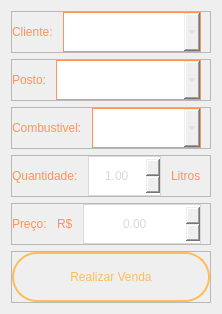
            <widget class="QWidget" name="pg_vendas">
             <layout class="QVBoxLayout" name="verticalLayout_12">
              <item>
               <widget class="QFrame" name="campoCliente_2">
                <property name="frameShape">
                 <enum>QFrame::StyledPanel</enum>
                </property>
                <property name="frameShadow">
                 <enum>QFrame::Raised</enum>
                </property>
                <layout class="QHBoxLayout" name="horizontalLayout_15">
                 <property name="spacing">
                  <number>10</number>
                 </property>
                 <property name="leftMargin">
                  <number>0</number>
                 </property>
                 <property name="topMargin">
                  <number>0</number>
                 </property>
                 <property name="rightMargin">
                  <number>9</number>
                 </property>
                 <property name="bottomMargin">
                  <number>0</number>
                 </property>
                 <item>
                  <widget class="QLabel" name="clienteTitulo_2">
                   <property name="styleSheet">
                    <string notr="true">QLabel{
	color:#FF915D;
	font: 16pt &quot;Gilroy-SemiBold&quot;;
}</string>
                   </property>
                   <property name="text">
                    <string>Cliente:</string>
                   </property>
                  </widget>
                 </item>
                 <item>
                  <widget class="QComboBox" name="comboBoxCliente">
                   <property name="sizePolicy">
                    <sizepolicy hsizetype="Expanding" vsizetype="Fixed">
                     <horstretch>0</horstretch>
                     <verstretch>0</verstretch>
                    </sizepolicy>
                   </property>
                   <property name="minimumSize">
                    <size>
                     <width>0</width>
                     <height>40</height>
                    </size>
                   </property>
                   <property name="styleSheet">
                    <string notr="true">font: 12pt &quot;Gilroy-Medium&quot;;
border: 1px solid #FF915D;
color: #D9D9D9;</string>
                   </property>
                  </widget>
                 </item>
                </layout>
               </widget>
              </item>
              <item>
               <widget class="QFrame" name="campoPosto">
                <property name="frameShape">
                 <enum>QFrame::StyledPanel</enum>
                </property>
                <property name="frameShadow">
                 <enum>QFrame::Raised</enum>
                </property>
                <layout class="QHBoxLayout" name="horizontalLayout_16">
                 <property name="spacing">
                  <number>10</number>
                 </property>
                 <property name="leftMargin">
                  <number>0</number>
                 </property>
                 <property name="topMargin">
                  <number>0</number>
                 </property>
                 <property name="bottomMargin">
                  <number>0</number>
                 </property>
                 <item>
                  <widget class="QLabel" name="postoTitulo">
                   <property name="styleSheet">
                    <string notr="true">QLabel{
	color:#FF915D;
	font: 16pt &quot;Gilroy-SemiBold&quot;;
}</string>
                   </property>
                   <property name="text">
                    <string>Posto:</string>
                   </property>
                  </widget>
                 </item>
                 <item>
                  <widget class="QComboBox" name="comboBoxPosto">
                   <property name="sizePolicy">
                    <sizepolicy hsizetype="Expanding" vsizetype="Fixed">
                     <horstretch>0</horstretch>
                     <verstretch>0</verstretch>
                    </sizepolicy>
                   </property>
                   <property name="minimumSize">
                    <size>
                     <width>0</width>
                     <height>40</height>
                    </size>
                   </property>
                   <property name="styleSheet">
                    <string notr="true">font: 12pt &quot;Gilroy-Medium&quot;;
border: 1px solid #FF915D;
color: #D9D9D9;</string>
                   </property>
                  </widget>
                 </item>
                </layout>
               </widget>
              </item>
              <item>
               <widget class="QFrame" name="campoCombustivel_2">
                <property name="frameShape">
                 <enum>QFrame::StyledPanel</enum>
                </property>
                <property name="frameShadow">
                 <enum>QFrame::Raised</enum>
                </property>
                <layout class="QHBoxLayout" name="horizontalLayout_17">
                 <property name="spacing">
                  <number>10</number>
                 </property>
                 <property name="leftMargin">
                  <number>0</number>
                 </property>
                 <property name="topMargin">
                  <number>0</number>
                 </property>
                 <property name="bottomMargin">
                  <number>0</number>
                 </property>
                 <item>
                  <widget class="QLabel" name="combustivelTitulo_2">
                   <property name="styleSheet">
                    <string notr="true">QLabel{
	color:#FF915D;
	font: 16pt &quot;Gilroy-SemiBold&quot;;
}</string>
                   </property>
                   <property name="text">
                    <string>Combustivel:</string>
                   </property>
                  </widget>
                 </item>
                 <item>
                  <widget class="QComboBox" name="comboBoxCombustivel_2">
                   <property name="sizePolicy">
                    <sizepolicy hsizetype="Expanding" vsizetype="Fixed">
                     <horstretch>0</horstretch>
                     <verstretch>0</verstretch>
                    </sizepolicy>
                   </property>
                   <property name="minimumSize">
                    <size>
                     <width>0</width>
                     <height>40</height>
                    </size>
                   </property>
                   <property name="styleSheet">
                    <string notr="true">font: 12pt &quot;Gilroy-Medium&quot;;
border: 1px solid #FF915D;
color: #D9D9D9;</string>
                   </property>
                  </widget>
                 </item>
                </layout>
               </widget>
              </item>
              <item>
               <widget class="QFrame" name="campoQuantidade_2">
                <property name="frameShape">
                 <enum>QFrame::StyledPanel</enum>
                </property>
                <property name="frameShadow">
                 <enum>QFrame::Raised</enum>
                </property>
                <layout class="QHBoxLayout" name="horizontalLayout_18">
                 <property name="spacing">
                  <number>10</number>
                 </property>
                 <property name="leftMargin">
                  <number>0</number>
                 </property>
                 <property name="topMargin">
                  <number>0</number>
                 </property>
                 <property name="bottomMargin">
                  <number>0</number>
                 </property>
                 <item>
                  <widget class="QLabel" name="quantidadeTitulo_2">
                   <property name="styleSheet">
                    <string notr="true">QLabel{
	color:#FF915D;
	font: 16pt &quot;Gilroy-SemiBold&quot;;
}</string>
                   </property>
                   <property name="text">
                    <string>Quantidade:</string>
                   </property>
                  </widget>
                 </item>
                 <item>
                  <widget class="QDoubleSpinBox" name="quantidadeSpinBox">
                   <property name="sizePolicy">
                    <sizepolicy hsizetype="Expanding" vsizetype="Fixed">
                     <horstretch>0</horstretch>
                     <verstretch>0</verstretch>
                    </sizepolicy>
                   </property>
                   <property name="minimumSize">
                    <size>
                     <width>0</width>
                     <height>40</height>
                    </size>
                   </property>
                   <property name="styleSheet">
                    <string notr="true">font: 12pt &quot;Gilroy-Medium&quot;;
color: #D9D9D9;
border: 1px solid #D9D9D9;</string>
                   </property>
                   <property name="alignment">
                    <set>Qt::AlignCenter</set>
                   </property>
                   <property name="minimum">
                    <double>1.000000000000000</double>
                   </property>
                   <property name="maximum">
                    <double>50000.000000000000000</double>
                   </property>
                   <property name="stepType">
                    <enum>QAbstractSpinBox::AdaptiveDecimalStepType</enum>
                   </property>
                  </widget>
                 </item>
                 <item>
                  <widget class="QLabel" name="textLitros_2">
                   <property name="styleSheet">
                    <string notr="true">QLabel{
	color:#FF915D;
	font: 11pt &quot;Gilroy-SemiBold&quot;;
}</string>
                   </property>
                   <property name="text">
                    <string>Litros</string>
                   </property>
                  </widget>
                 </item>
                </layout>
               </widget>
              </item>
              <item>
               <widget class="QFrame" name="campoPreco">
                <property name="frameShape">
                 <enum>QFrame::StyledPanel</enum>
                </property>
                <property name="frameShadow">
                 <enum>QFrame::Raised</enum>
                </property>
                <layout class="QHBoxLayout" name="horizontalLayout_19">
                 <property name="spacing">
                  <number>10</number>
                 </property>
                 <property name="leftMargin">
                  <number>0</number>
                 </property>
                 <property name="topMargin">
                  <number>0</number>
                 </property>
                 <property name="bottomMargin">
                  <number>0</number>
                 </property>
                 <item>
                  <widget class="QLabel" name="precoTitulo">
                   <property name="styleSheet">
                    <string notr="true">QLabel{
	color:#FF915D;
	font: 16pt &quot;Gilroy-SemiBold&quot;;
}</string>
                   </property>
                   <property name="text">
                    <string>Preço:</string>
                   </property>
                  </widget>
                 </item>
                 <item>
                  <widget class="QLabel" name="textReais">
                   <property name="styleSheet">
                    <string notr="true">QLabel{
	color:#FF915D;
	font: 11pt &quot;Gilroy-SemiBold&quot;;
}</string>
                   </property>
                   <property name="text">
                    <string>R$</string>
                   </property>
                  </widget>
                 </item>
                 <item>
                  <widget class="QDoubleSpinBox" name="precoSpinBox">
                   <property name="sizePolicy">
                    <sizepolicy hsizetype="Expanding" vsizetype="Fixed">
                     <horstretch>0</horstretch>
                     <verstretch>0</verstretch>
                    </sizepolicy>
                   </property>
                   <property name="minimumSize">
                    <size>
                     <width>0</width>
                     <height>40</height>
                    </size>
                   </property>
                   <property name="styleSheet">
                    <string notr="true">font: 12pt &quot;Gilroy-Medium&quot;;
color: #D9D9D9;
border: 1px solid #D9D9D9;</string>
                   </property>
                   <property name="alignment">
                    <set>Qt::AlignCenter</set>
                   </property>
                   <property name="maximum">
                    <double>200000.000000000000000</double>
                   </property>
                   <property name="stepType">
                    <enum>QAbstractSpinBox::AdaptiveDecimalStepType</enum>
                   </property>
                  </widget>
                 </item>
                </layout>
               </widget>
              </item>
              <item>
               <widget class="QFrame" name="buttonContainer_2">
                <property name="frameShape">
                 <enum>QFrame::StyledPanel</enum>
                </property>
                <property name="frameShadow">
                 <enum>QFrame::Raised</enum>
                </property>
                <layout class="QHBoxLayout" name="horizontalLayout_20">
                 <property name="spacing">
                  <number>0</number>
                 </property>
                 <property name="leftMargin">
                  <number>0</number>
                 </property>
                 <property name="topMargin">
                  <number>0</number>
                 </property>
                 <property name="rightMargin">
                  <number>0</number>
                 </property>
                 <property name="bottomMargin">
                  <number>0</number>
                 </property>
                 <item>
                  <widget class="QPushButton" name="buttonVenda">
                   <property name="minimumSize">
                    <size>
                     <width>0</width>
                     <height>50</height>
                    </size>
                   </property>
                   <property name="maximumSize">
                    <size>
                     <width>280</width>
                     <height>16777215</height>
                    </size>
                   </property>
                   <property name="cursor">
                    <cursorShape>PointingHandCursor</cursorShape>
                   </property>
                   <property name="styleSheet">
                    <string notr="true">QPushButton{
	background-color: transparent;
	border: 2px solid #FFBD59;
	border-radius: 25px;
	color: #FFBD59;
	font: 14pt &quot;Gilroy-Bold&quot;;
}

QPushButton:hover{
	background-color: #FFBD59;
	color: #170900;
}</string>
                   </property>
                   <property name="text">
                    <string>Realizar Venda</string>
                   </property>
                  </widget>
                 </item>
                </layout>
               </widget>
              </item>
             </layout>
            </widget>
